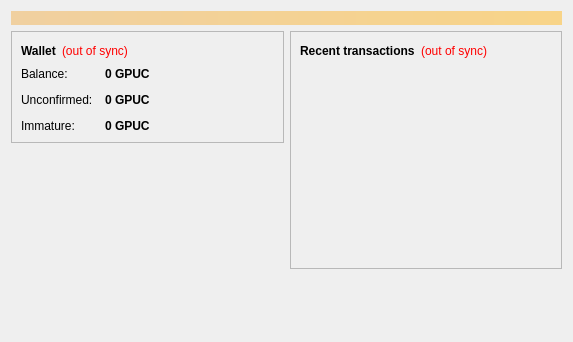
<?xml version="1.0" encoding="UTF-8"?>
<ui version="4.0">
 <class>OverviewPage</class>
 <widget class="QWidget" name="OverviewPage">
  <property name="geometry">
   <rect>
    <x>0</x>
    <y>0</y>
    <width>573</width>
    <height>342</height>
   </rect>
  </property>
  <property name="windowTitle">
   <string>Form</string>
  </property>
  <layout class="QVBoxLayout" name="topLayout">
   <item>
    <widget class="QLabel" name="labelAlerts">
     <property name="visible">
      <bool>false</bool>
     </property>
     <property name="styleSheet">
      <string notr="true">background-color: qlineargradient(x1: 0, y1: 0, x2: 1, y2: 0, stop:0 #F0D0A0, stop:1 #F8D488); color:#000000;</string>
     </property>
     <property name="wordWrap">
      <bool>true</bool>
     </property>
     <property name="margin">
      <number>3</number>
     </property>
    </widget>
   </item>
   <item>
    <layout class="QHBoxLayout" name="horizontalLayout" stretch="1,1">
     <item>
      <layout class="QVBoxLayout" name="verticalLayout_2">
       <item>
        <widget class="QFrame" name="frame">
         <property name="frameShape">
          <enum>QFrame::StyledPanel</enum>
         </property>
         <property name="frameShadow">
          <enum>QFrame::Raised</enum>
         </property>
         <layout class="QVBoxLayout" name="verticalLayout_4">
          <item>
           <layout class="QHBoxLayout" name="horizontalLayout_4">
            <item>
             <widget class="QLabel" name="label_5">
              <property name="font">
               <font>
                <weight>75</weight>
                <bold>true</bold>
               </font>
              </property>
              <property name="text">
               <string>Wallet</string>
              </property>
             </widget>
            </item>
            <item>
             <widget class="QLabel" name="labelWalletStatus">
              <property name="toolTip">
               <string>The displayed information may be out of date. Your wallet automatically synchronizes with the Britishcoin network after a connection is established, but this process has not completed yet.</string>
              </property>
              <property name="styleSheet">
               <string notr="true">QLabel { color: red; }</string>
              </property>
              <property name="text">
               <string notr="true">(out of sync)</string>
              </property>
              <property name="alignment">
               <set>Qt::AlignLeading|Qt::AlignLeft|Qt::AlignVCenter</set>
              </property>
             </widget>
            </item>
            <item>
             <spacer name="horizontalSpacer_2">
              <property name="orientation">
               <enum>Qt::Horizontal</enum>
              </property>
              <property name="sizeHint" stdset="0">
               <size>
                <width>40</width>
                <height>20</height>
               </size>
              </property>
             </spacer>
            </item>
           </layout>
          </item>
          <item>
           <layout class="QFormLayout" name="formLayout_2">
            <property name="fieldGrowthPolicy">
             <enum>QFormLayout::AllNonFixedFieldsGrow</enum>
            </property>
            <property name="horizontalSpacing">
             <number>12</number>
            </property>
            <property name="verticalSpacing">
             <number>12</number>
            </property>
            <item row="0" column="0">
             <widget class="QLabel" name="label">
              <property name="text">
               <string>Balance:</string>
              </property>
             </widget>
            </item>
            <item row="0" column="1">
             <widget class="QLabel" name="labelBalance">
              <property name="font">
               <font>
                <weight>75</weight>
                <bold>true</bold>
               </font>
              </property>
              <property name="cursor">
               <cursorShape>IBeamCursor</cursorShape>
              </property>
              <property name="toolTip">
               <string>Your current balance</string>
              </property>
              <property name="text">
               <string notr="true">0 GPUC</string>
              </property>
              <property name="textInteractionFlags">
               <set>Qt::LinksAccessibleByMouse|Qt::TextSelectableByKeyboard|Qt::TextSelectableByMouse</set>
              </property>
             </widget>
            </item>
            <item row="1" column="0">
             <widget class="QLabel" name="label_3">
              <property name="text">
               <string>Unconfirmed:</string>
              </property>
             </widget>
            </item>
            <item row="1" column="1">
             <widget class="QLabel" name="labelUnconfirmed">
              <property name="font">
               <font>
                <weight>75</weight>
                <bold>true</bold>
               </font>
              </property>
              <property name="cursor">
               <cursorShape>IBeamCursor</cursorShape>
              </property>
              <property name="toolTip">
               <string>Total of transactions that have yet to be confirmed, and do not yet count toward the current balance</string>
              </property>
              <property name="text">
               <string notr="true">0 GPUC</string>
              </property>
              <property name="textInteractionFlags">
               <set>Qt::LinksAccessibleByMouse|Qt::TextSelectableByKeyboard|Qt::TextSelectableByMouse</set>
              </property>
             </widget>
            </item>
            <item row="2" column="0">
             <widget class="QLabel" name="labelImmatureText">
              <property name="text">
               <string>Immature:</string>
              </property>
             </widget>
            </item>
            <item row="2" column="1">
             <widget class="QLabel" name="labelImmature">
              <property name="font">
               <font>
                <weight>75</weight>
                <bold>true</bold>
               </font>
              </property>
              <property name="toolTip">
               <string>Mined balance that has not yet matured</string>
              </property>
              <property name="text">
               <string notr="true">0 GPUC</string>
              </property>
              <property name="textInteractionFlags">
               <set>Qt::LinksAccessibleByMouse|Qt::TextSelectableByKeyboard|Qt::TextSelectableByMouse</set>
              </property>
             </widget>
            </item>
           </layout>
          </item>
         </layout>
        </widget>
       </item>
       <item>
        <spacer name="verticalSpacer">
         <property name="orientation">
          <enum>Qt::Vertical</enum>
         </property>
         <property name="sizeHint" stdset="0">
          <size>
           <width>20</width>
           <height>40</height>
          </size>
         </property>
        </spacer>
       </item>
      </layout>
     </item>
     <item>
      <layout class="QVBoxLayout" name="verticalLayout_3">
       <item>
        <widget class="QFrame" name="frame_2">
         <property name="frameShape">
          <enum>QFrame::StyledPanel</enum>
         </property>
         <property name="frameShadow">
          <enum>QFrame::Raised</enum>
         </property>
         <layout class="QVBoxLayout" name="verticalLayout">
          <item>
           <layout class="QHBoxLayout" name="horizontalLayout_2">
            <item>
             <widget class="QLabel" name="label_4">
              <property name="text">
               <string>&lt;b&gt;Recent transactions&lt;/b&gt;</string>
              </property>
             </widget>
            </item>
            <item>
             <widget class="QLabel" name="labelTransactionsStatus">
              <property name="toolTip">
               <string>The displayed information may be out of date. Your wallet automatically synchronizes with the Britishcoin network after a connection is established, but this process has not completed yet.</string>
              </property>
              <property name="styleSheet">
               <string notr="true">QLabel { color: red; }</string>
              </property>
              <property name="text">
               <string notr="true">(out of sync)</string>
              </property>
              <property name="alignment">
               <set>Qt::AlignRight|Qt::AlignTrailing|Qt::AlignVCenter</set>
              </property>
             </widget>
            </item>
            <item>
             <spacer name="horizontalSpacer">
              <property name="orientation">
               <enum>Qt::Horizontal</enum>
              </property>
              <property name="sizeHint" stdset="0">
               <size>
                <width>40</width>
                <height>20</height>
               </size>
              </property>
             </spacer>
            </item>
           </layout>
          </item>
          <item>
           <widget class="QListView" name="listTransactions">
            <property name="styleSheet">
             <string notr="true">QListView { background: transparent; }</string>
            </property>
            <property name="frameShape">
             <enum>QFrame::NoFrame</enum>
            </property>
            <property name="verticalScrollBarPolicy">
             <enum>Qt::ScrollBarAlwaysOff</enum>
            </property>
            <property name="horizontalScrollBarPolicy">
             <enum>Qt::ScrollBarAlwaysOff</enum>
            </property>
            <property name="selectionMode">
             <enum>QAbstractItemView::NoSelection</enum>
            </property>
           </widget>
          </item>
         </layout>
        </widget>
       </item>
       <item>
        <spacer name="verticalSpacer_2">
         <property name="orientation">
          <enum>Qt::Vertical</enum>
         </property>
         <property name="sizeHint" stdset="0">
          <size>
           <width>20</width>
           <height>40</height>
          </size>
         </property>
        </spacer>
       </item>
      </layout>
     </item>
    </layout>
   </item>
  </layout>
 </widget>
 <resources/>
 <connections/>
</ui>
